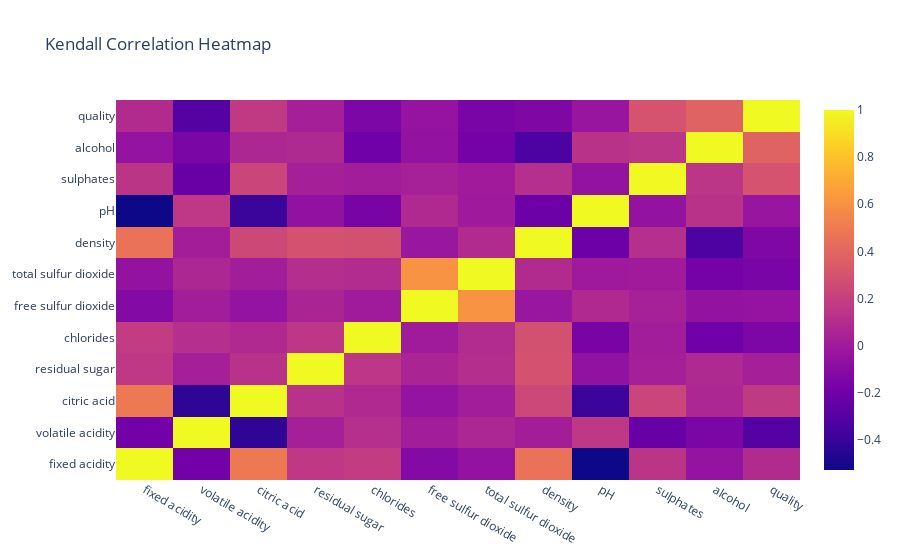

The code cell stored with this chart in its notebook:
### Code cell
fig_kendall = go.Figure(data=go.Heatmap(
                    z = kendall_corr.values,
                    x = kendall_corr.columns,
                    y = kendall_corr.columns,
))

fig_kendall.update_layout(title = "Kendall Correlation Heatmap")
fig_kendall.show()
plt.savefig("./plots/Kendall Correlation Heatmap")

### Figure 1 — Plotly figure (JSON) as saved in the notebook; plotly's stock layout.template omitted (floating-point values rounded to 4 significant figures; data arrays with more than 128 entries replaced by an {"elided": "..."} marker saying what was removed)
{"data": [{"type": "heatmap", "x": ["fixed acidity", "volatile acidity", "citric acid", "residual sugar", "chlorides", "free sulfur dioxide", "total sulfur dioxide", "density", "pH", "sulphates", "alcohol", "quality"], "y": ["fixed acidity", "volatile acidity", "citric acid", "residual sugar", "chlorides", "free sulfur dioxide", "total sulfur dioxide", "density", "pH", "sulphates", "alcohol", "quality"], "z": {"elided": "12x12 float values"}}], "layout": {"title": {"text": "Kendall Correlation Heatmap"}}}
